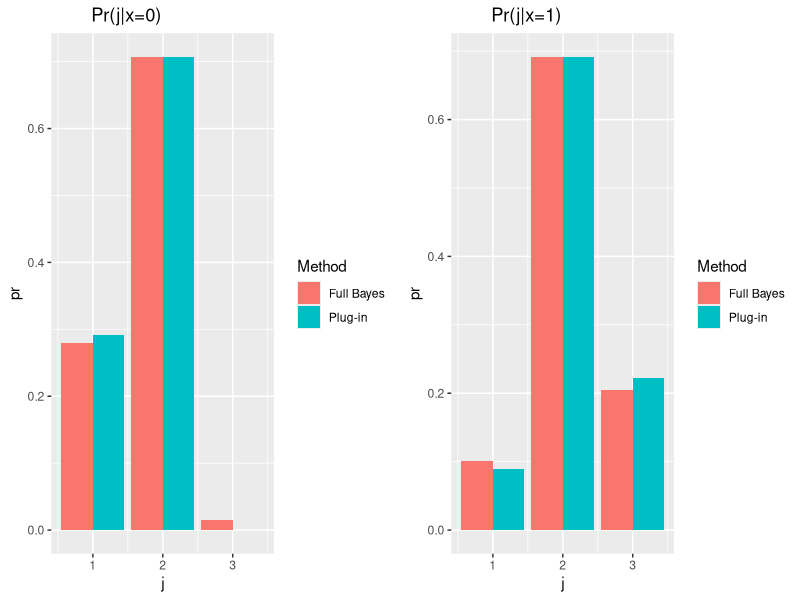

The R source for this figure:
## ---- chunk 1
knitr::opts_chunk$set(echo = TRUE)
## ---- chunk 2
likelihood = function(pi,theta,N,alpha=c(1,1,1),beta=c(1,1,1) ){
  n = round(N*pi) #size for each status
  S = c(1,2,3) #set of status 1=good, 2=Gil, 3=bad
  s = c(rep(S[1],n[1]),rep(S[2],n[2]),rep(S[3],n[3])) 
  #indicator of each sample's status 1=good, 2=Gil, 3=bad
  test = rep(0,N) #test result of each training sample
  set.seed(1)
  for (i in 1:3) {
    test[s == i] = rbinom(n[i],1,theta[i])
  }
  
  #Plug-in/MLE
  df = data.frame(test,s)
  theta.hat = aggregate(test ~ s, df, FUN = 'mean')$test
  #define the function to calculate likelihood
  L1 = function(x,j){
    return(theta.hat[j]^x*(1-theta.hat[j])^(1-x))
  }
  
  #Full Bayes
  #define the function to calculate likelihood
  L2=function(x,j){
    a = alpha[j]
    b = beta[j]
    nj = sum(s == j)
    xjp = sum(test[s == j])
    if (x == 1) {
      r = (xjp+a)/(nj+a+b)
    } else {
      r = (nj+b-xjp)/(nj+a+b)
    }
    return(r)
  }
  
  #generating output table
  result = matrix(rep(0,12), nrow = 6)
  it = 0
  rname = NULL
  for(j in 1:3){
    for(x in 0:1){
      it = it+1
      result[it,] = c(L1(x,j), L2(x,j))
      rname = c(rname, paste0('x=',x,',','j=',j))
    }
  }
  colnames(result) = c('Plug-in','Full Bayes')
  rownames(result) = rname
  return(result)
}
## ---- chunk 3
pi=c(0.2,0.7,0.1) #proportion of good, Gil, bad
theta=c(0.2,0.5,0.9) #prob of test being positive
N=100 #the total sample size
(l=likelihood(pi,theta,N))
## ---- chunk 4
strl=list(x0=l[c(1,3,5),],x1=l[c(2,4,6),]) #structured likelihood
pos.x0=(strl$x0*pi)/colSums(strl$x0*pi)
pos.x1=(strl$x1*pi)/colSums(strl$x1*pi)
(pos=rbind(pos.x0,pos.x1)) #posterior probabilities
## ---- chunk 5
library(ggplot2)
library(gridExtra)
pos.df=data.frame(pr=c(pos[,1],pos[,2])
      ,x=c(rep(0,3),rep(1,3),rep(0,3),rep(1,3))
      ,j=c(rep(c(1,2,3),4))
      ,Method=c(rep('Plug-in',6),rep('Full Bayes',6)))
p0=ggplot(pos.df[c(1:3,7:9),],aes(x=j,y=pr,fill=Method))+geom_bar(position="dodge",stat="identity")+labs(title = "        Pr(j|x=0)")
p1=ggplot(pos.df[c(4:6,10:12),],aes(x=j,y=pr,fill=Method))+geom_bar(position="dodge",stat="identity")+labs(title = "        Pr(j|x=1)")
grid.arrange(p0,p1,nrow=1)
## ---- chunk 6
pi=c(0.2,0.7,0.1) #proportion of good, Gil, bad
theta=c(0.2,0.5,0.9) #prob of test being positive
N=10000 #the total sample size
likelihood(pi,theta,N)
## ---- chunk 7
pi=c(0.2,0.7,0.1) #proportion of good, Gil, bad
alpha=c(1,10,100)
beta=c(1,5,10)
theta=c(rbeta(1,alpha[1],beta[1]),
        rbeta(1,alpha[2],beta[2]),
        rbeta(1,alpha[3],beta[3]))
N=100 #the total sample size
likelihood(pi,theta,N,alpha,beta)
## ---- chunk 8
theta=c(0.2,0.5,0.9) #prob of test being positive
N=100 #the total sample size

#Extreme population
pi=c(0.05,0.9,0.05) #proportion of good, Gil, bad
likelihood(pi,theta,N)

#Extreme population
pi=c(0.05,0.5,0.45) #proportion of good, Gil, bad
likelihood(pi,theta,N)

#balanced population
pi=c(0.33,0.34,0.33) #proportion of good, Gil, bad
likelihood(pi,theta,N)
